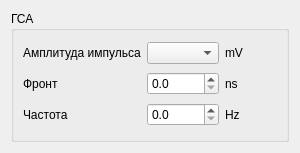
<?xml version="1.0" encoding="UTF-8"?>
<ui version="4.0">
 <class>GSAWidgetDesign</class>
 <widget class="QWidget" name="GSAWidgetDesign">
  <property name="geometry">
   <rect>
    <x>0</x>
    <y>0</y>
    <width>300</width>
    <height>153</height>
   </rect>
  </property>
  <property name="sizePolicy">
   <sizepolicy hsizetype="Preferred" vsizetype="Preferred">
    <horstretch>0</horstretch>
    <verstretch>0</verstretch>
   </sizepolicy>
  </property>
  <property name="minimumSize">
   <size>
    <width>250</width>
    <height>70</height>
   </size>
  </property>
  <property name="windowTitle">
   <string>GSA</string>
  </property>
  <layout class="QVBoxLayout" name="verticalLayout">
   <property name="sizeConstraint">
    <enum>QLayout::SetMaximumSize</enum>
   </property>
   <item>
    <widget class="QGroupBox" name="groupBox">
     <property name="title">
      <string>ГСА</string>
     </property>
     <layout class="QGridLayout" name="gridLayout">
      <item row="0" column="0">
       <widget class="QLabel" name="amplitude_label">
        <property name="text">
         <string>Амплитуда импульса</string>
        </property>
       </widget>
      </item>
      <item row="0" column="1">
       <widget class="QComboBox" name="amp_comboBox"/>
      </item>
      <item row="0" column="2">
       <widget class="QLabel" name="amp_type_label">
        <property name="text">
         <string>mV</string>
        </property>
       </widget>
      </item>
      <item row="1" column="0">
       <widget class="QLabel" name="edge_label">
        <property name="text">
         <string>Фронт</string>
        </property>
       </widget>
      </item>
      <item row="1" column="2">
       <widget class="QLabel" name="edge_type_label">
        <property name="text">
         <string>ns</string>
        </property>
       </widget>
      </item>
      <item row="2" column="0">
       <widget class="QLabel" name="freq_label">
        <property name="text">
         <string>Частота</string>
        </property>
       </widget>
      </item>
      <item row="2" column="2">
       <widget class="QLabel" name="freq_type_label">
        <property name="text">
         <string>Hz</string>
        </property>
       </widget>
      </item>
      <item row="1" column="1">
       <widget class="QDoubleSpinBox" name="edge_doubleSpinBox">
        <property name="decimals">
         <number>1</number>
        </property>
       </widget>
      </item>
      <item row="2" column="1">
       <widget class="QDoubleSpinBox" name="frequency_doubleSpinBox">
        <property name="decimals">
         <number>1</number>
        </property>
        <property name="maximum">
         <double>1000.000000000000000</double>
        </property>
       </widget>
      </item>
     </layout>
    </widget>
   </item>
  </layout>
 </widget>
 <resources/>
 <connections/>
</ui>
